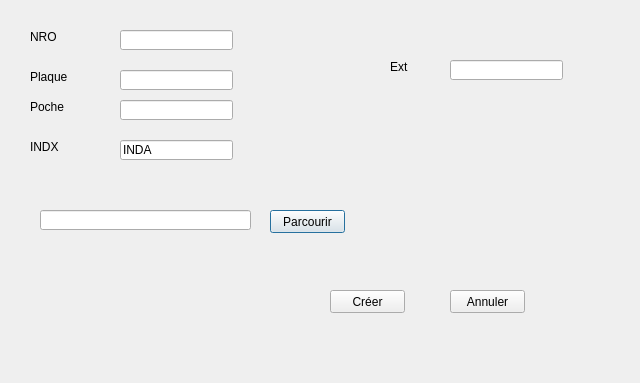
<?xml version="1.0" encoding="UTF-8"?>
<ui version="4.0">
 <class>DOEGCdlg</class>
 <widget class="QDialog" name="DOEGCdlg">
  <property name="geometry">
   <rect>
    <x>0</x>
    <y>0</y>
    <width>640</width>
    <height>383</height>
   </rect>
  </property>
  <property name="windowTitle">
   <string>Dialog</string>
  </property>
  <widget class="QLineEdit" name="xxx00">
   <property name="geometry">
    <rect>
     <x>120</x>
     <y>30</y>
     <width>113</width>
     <height>20</height>
    </rect>
   </property>
  </widget>
  <widget class="QLineEdit" name="path">
   <property name="geometry">
    <rect>
     <x>40</x>
     <y>210</y>
     <width>211</width>
     <height>20</height>
    </rect>
   </property>
  </widget>
  <widget class="QLabel" name="label_3">
   <property name="geometry">
    <rect>
     <x>390</x>
     <y>60</y>
     <width>47</width>
     <height>13</height>
    </rect>
   </property>
   <property name="text">
    <string>Ext</string>
   </property>
  </widget>
  <widget class="QLineEdit" name="extxx">
   <property name="geometry">
    <rect>
     <x>450</x>
     <y>60</y>
     <width>113</width>
     <height>20</height>
    </rect>
   </property>
  </widget>
  <widget class="QLabel" name="label">
   <property name="geometry">
    <rect>
     <x>30</x>
     <y>30</y>
     <width>47</width>
     <height>13</height>
    </rect>
   </property>
   <property name="text">
    <string>NRO</string>
   </property>
  </widget>
  <widget class="QLabel" name="label_6">
   <property name="geometry">
    <rect>
     <x>30</x>
     <y>70</y>
     <width>47</width>
     <height>13</height>
    </rect>
   </property>
   <property name="text">
    <string>Plaque</string>
   </property>
  </widget>
  <widget class="QLineEdit" name="xx">
   <property name="geometry">
    <rect>
     <x>120</x>
     <y>100</y>
     <width>113</width>
     <height>20</height>
    </rect>
   </property>
  </widget>
  <widget class="QLineEdit" name="pla00_000">
   <property name="geometry">
    <rect>
     <x>120</x>
     <y>70</y>
     <width>113</width>
     <height>20</height>
    </rect>
   </property>
  </widget>
  <widget class="QLabel" name="label_4">
   <property name="geometry">
    <rect>
     <x>30</x>
     <y>140</y>
     <width>47</width>
     <height>13</height>
    </rect>
   </property>
   <property name="text">
    <string>INDX</string>
   </property>
  </widget>
  <widget class="QLineEdit" name="indx">
   <property name="geometry">
    <rect>
     <x>120</x>
     <y>140</y>
     <width>113</width>
     <height>20</height>
    </rect>
   </property>
   <property name="text">
    <string>INDA</string>
   </property>
  </widget>
  <widget class="QPushButton" name="browse">
   <property name="geometry">
    <rect>
     <x>270</x>
     <y>210</y>
     <width>75</width>
     <height>23</height>
    </rect>
   </property>
   <property name="text">
    <string>Parcourir</string>
   </property>
  </widget>
  <widget class="QLabel" name="label_7">
   <property name="geometry">
    <rect>
     <x>30</x>
     <y>100</y>
     <width>47</width>
     <height>13</height>
    </rect>
   </property>
   <property name="text">
    <string>Poche</string>
   </property>
  </widget>
  <widget class="QPushButton" name="create">
   <property name="geometry">
    <rect>
     <x>330</x>
     <y>290</y>
     <width>75</width>
     <height>23</height>
    </rect>
   </property>
   <property name="text">
    <string>Créer</string>
   </property>
  </widget>
  <widget class="QPushButton" name="cancel">
   <property name="geometry">
    <rect>
     <x>450</x>
     <y>290</y>
     <width>75</width>
     <height>23</height>
    </rect>
   </property>
   <property name="text">
    <string>Annuler</string>
   </property>
  </widget>
 </widget>
 <resources/>
 <connections/>
</ui>
